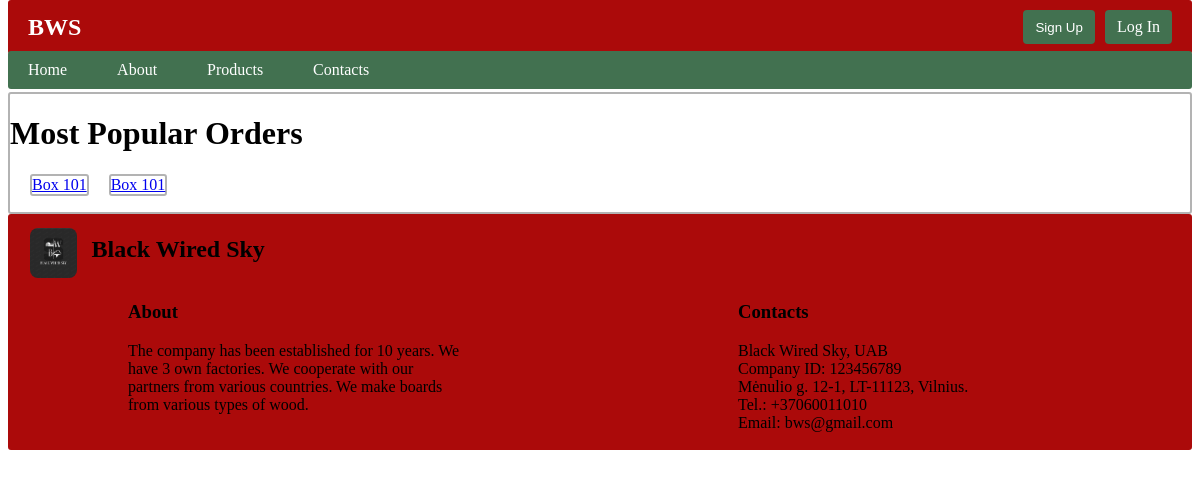
Before: /bws/ with the older database file.
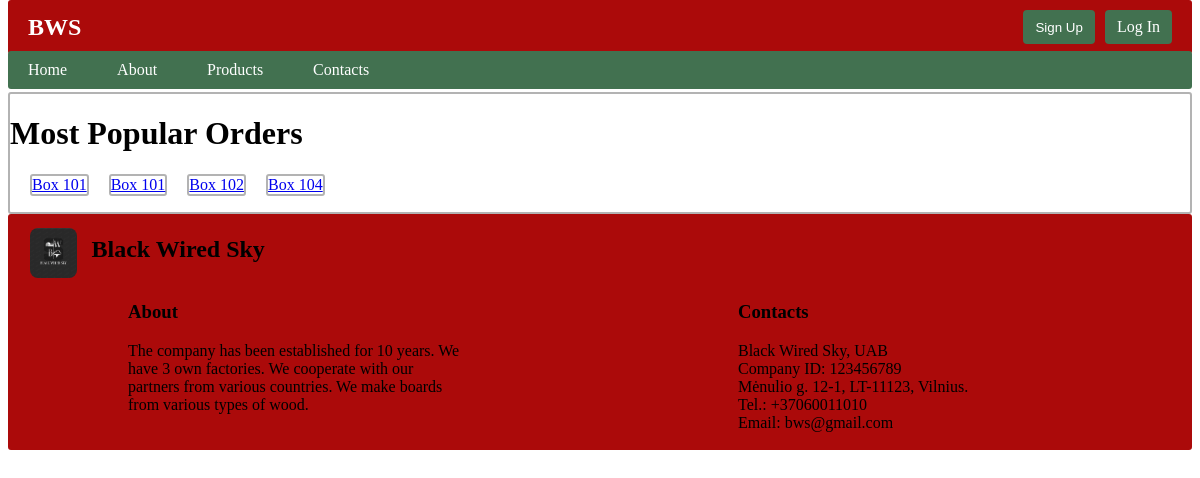
After: the same page with the newer database file.
### bws/models.py (models this page shows, shortened)
class Order(models.Model):
    order_nr = models.CharField(verbose_name='Order Number', max_length=20, unique=True, blank=True, editable=False)
    creating_date = models.DateTimeField(verbose_name='Create Date', default=timezone.now, editable=False)
    buyer_info = models.ForeignKey(to='BuyerOrder', verbose_name='Buyer', on_delete=models.CASCADE, null=True, blank=True)
    seller_info = models.ForeignKey(to='SellerOrder', verbose_name='Seller', on_delete=models.CASCADE, null=True, blank=True)
    price = models.CharField(verbose_name='Price', max_length=10, blank=True, editable=False)
    production_date = models.CharField(verbose_name='Production Date', max_length=10, blank=True, editable=False)
    transport = models.ForeignKey(to='TransportCompany', verbose_name='Transport Information', on_delete=models.CASCADE, null=True, blank=True, related_name='orders_as_transport')
    transport_plates = models.ForeignKey(to='Transport', verbose_name='Truck Plates', on_delete=models.CASCADE, null=True, blank=True, related_name='orders_as_plates')
    transport_load_date = models.ForeignKey(to='Transport', verbose_name='Transport Loading Date', on_delete=models.CASCADE, null=True, blank=True, related_name='orders_as_load_date')
    transport_unload_date = models.ForeignKey(to='Transport', verbose_name='Transport Unloading Date', on_delete=models.CASCADE, null=True, blank=True, related_name='orders_as_unload_date')
    user_client = models.ForeignKey(User, on_delete=models.CASCADE, null=True, blank=True)
    ORDER_STATUS = (
        ('a', 'Accepted'),
        ('p', 'In produce'),
        ('l', 'Loaded'),
        ('y', 'Delivered'),
        ('d', 'Declined'),
    )
    order_status = models.CharField(verbose_name='Status', choices=ORDER_STATUS, max_length=20, blank=True, editable=False)
    class Meta:
        verbose_name = 'Order'
        verbose_name_plural = 'Orders'

class BuyerOrder(models.Model):
    order_nr = models.CharField(verbose_name='Order Number', max_length=10, unique=True, blank=True)
    buyer = models.ForeignKey(to='Buyer', verbose_name='Buyer', on_delete=models.SET_NULL, null=True, blank=True)
    product = models.ForeignKey(to='Product',verbose_name='Product',  on_delete=models.SET_NULL, null=True, blank=True)
    buyer_price = models.DecimalField(verbose_name='Buyer Price', max_digits=10, decimal_places=2, default=0.0)
    delivery_date_from = models.DateField(verbose_name='Delivery Date From', default=timezone.now)
    delivery_date_to = models.DateField(verbose_name='Delivery Date To', default=timezone.now)
    ORDER_STATUS = (
        ('a', 'Accepted'),
        ('d', 'Declined'),
    )
    status = models.CharField(verbose_name='Order Status', choices=ORDER_STATUS, default='a', max_length=1, blank=True)
    class Meta:
        verbose_name = 'BuyerOrder'
        verbose_name_plural = 'BuyerOrders'

class Product(models.Model):
    name = models.CharField(verbose_name='Name', max_length=200, unique=True)
    width = models.IntegerField(verbose_name='Width(mm)', default=0)
    length = models.IntegerField(verbose_name='Length(mm)', default=0)
    height = models.IntegerField(verbose_name='Height(mm)', default=0)
    thickness = models.IntegerField(verbose_name='Thickness(mm)', default=0)
    trailer = models.ForeignKey(to=Trailer, verbose_name='Trailer', on_delete=models.SET_NULL, null=True, blank=True)
    product_image = models.ImageField(verbose_name='Product Image', upload_to='products_images', null=True, blank=True)
    def __str__(self):
        return self.name
    class Meta:
        verbose_name = 'Product'
        verbose_name_plural = 'Products'

### bws/views.py (the view)
# urls.py: path('', views.index, name='index'),
def index(request):
    orders = Order.objects.all()
    context = {
        'orders': orders,
    }
    return render(request, 'index.html', context=context)

### bws/templates/index.html (shortened to what this page needs)
{% extends 'base.html' %}
{% block 'content' %}
<div class="content">
    <h1>Most Popular Orders</h1>
    <ul class="content-list">
        {% for order in orders %}
        <div class="content2">
            <a href="{% url 'product' order.buyer_info.product.id  %}">{{ order.buyer_info.product }}</a>
        </div>
        {% endfor %}
    </ul>
  </div>
{% endblock %}

Changed rows visible on the page:
added Order: buyer_info.product "Box 102"
added Order: buyer_info.product "Box 104"
